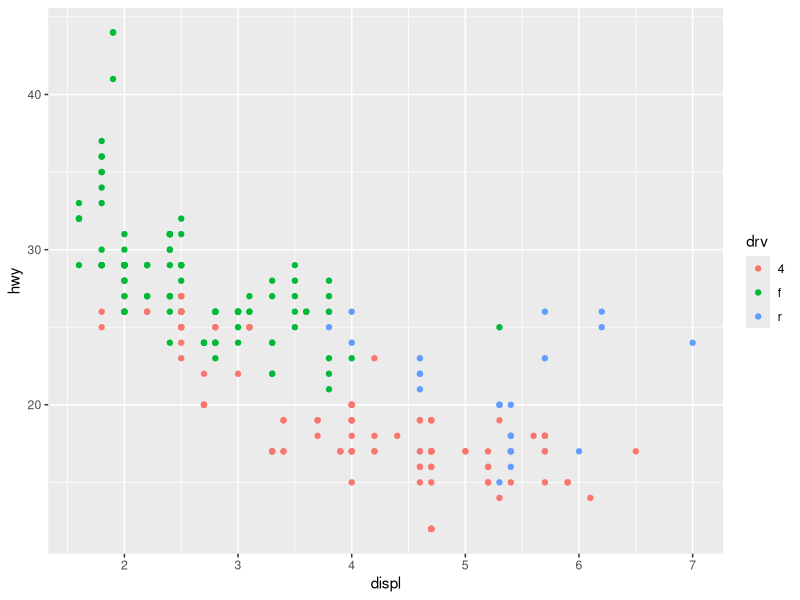
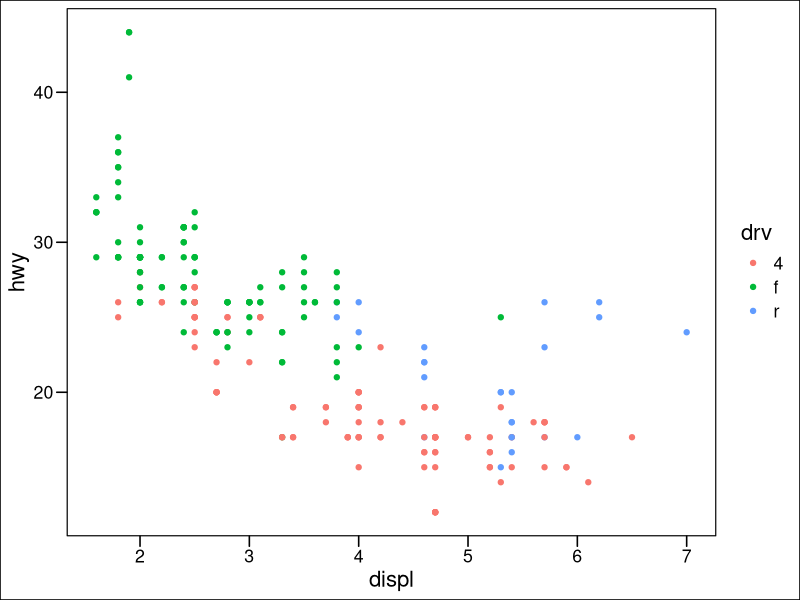
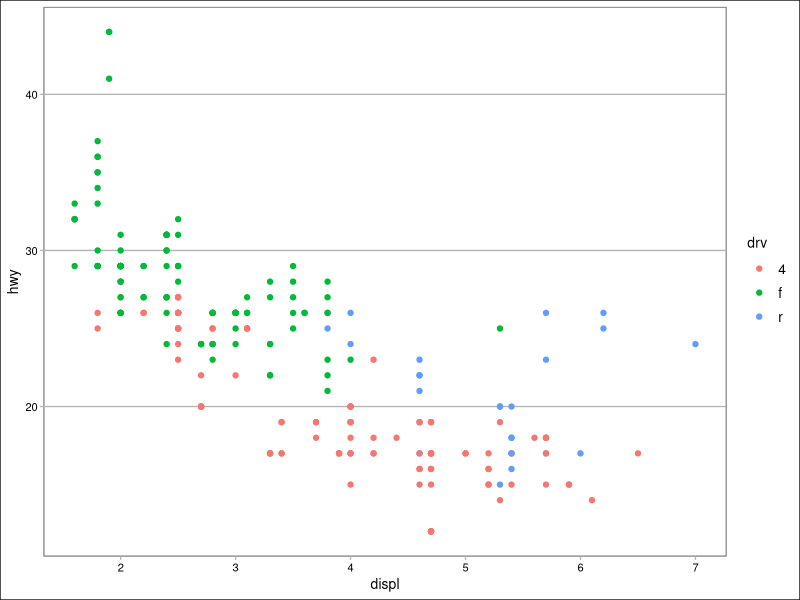
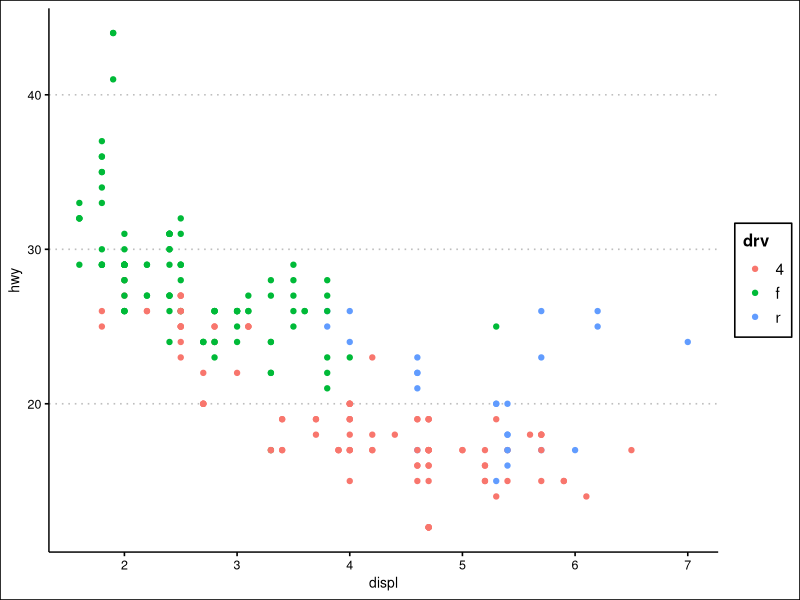
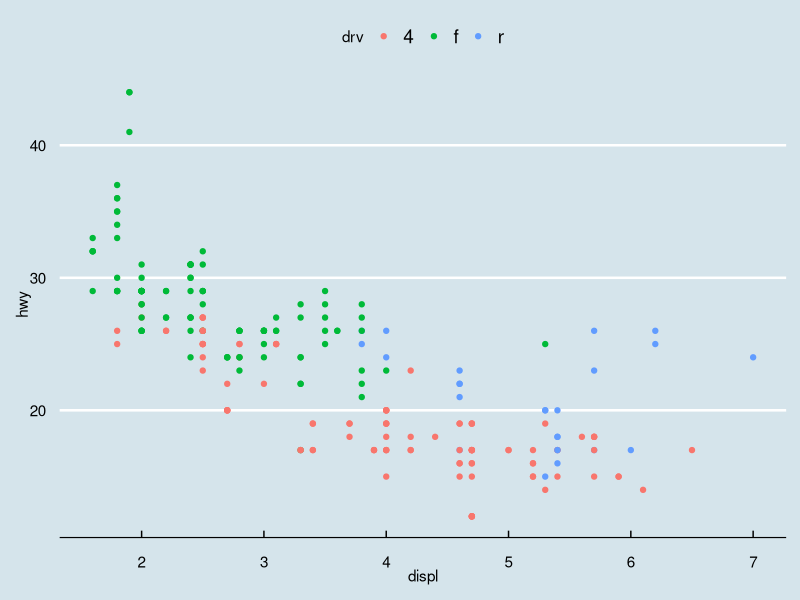
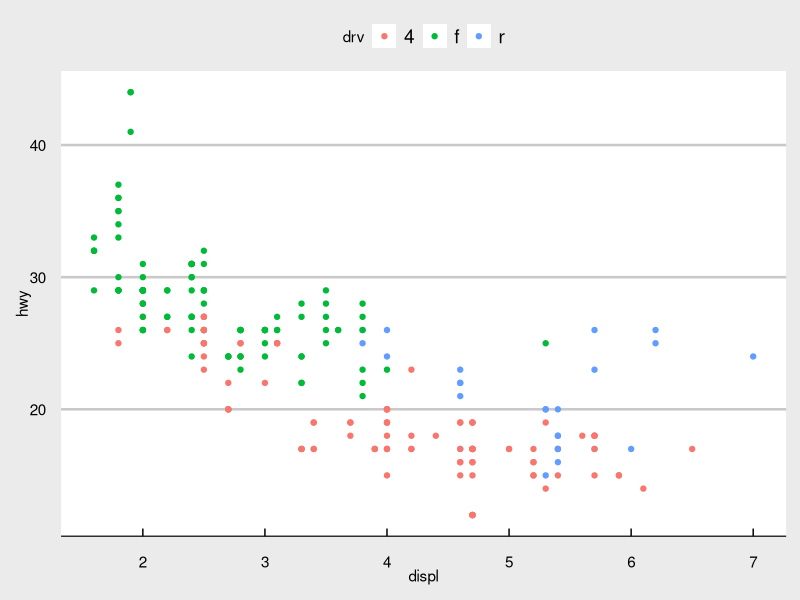
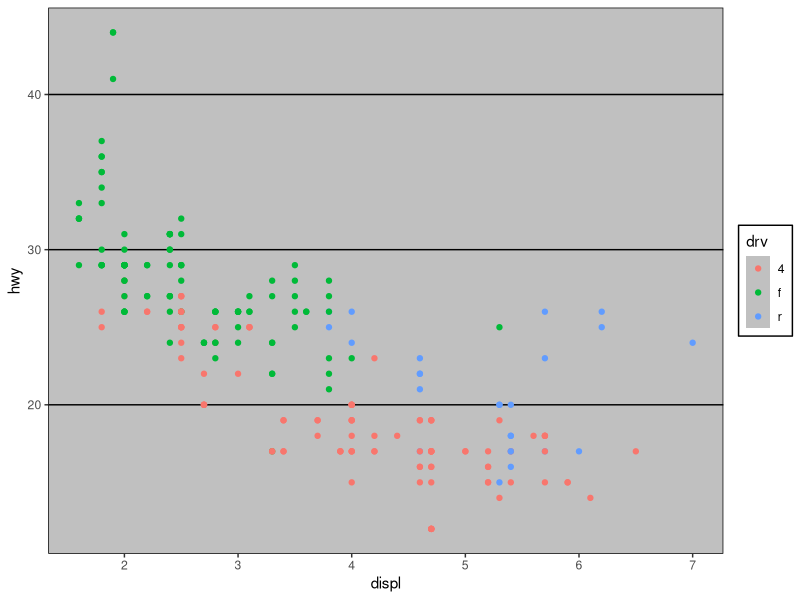
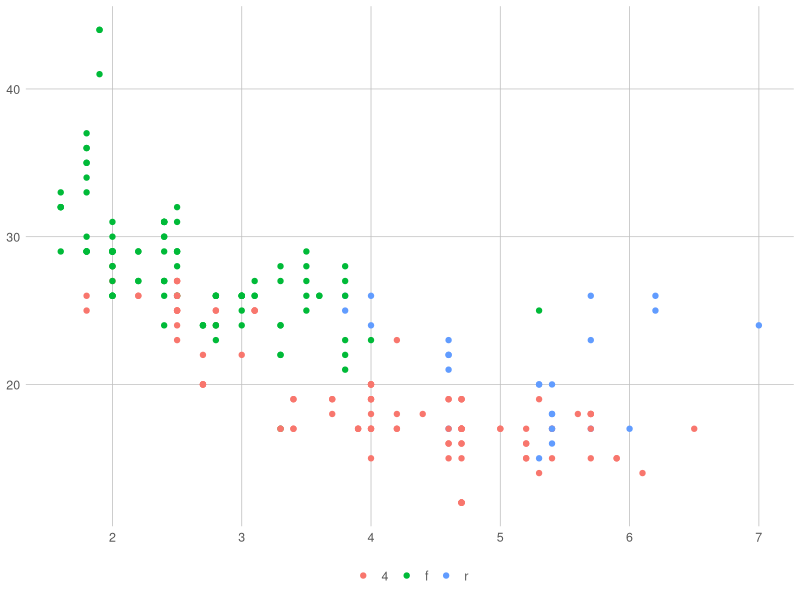

Source code (R) for these figures, in order:
require(ggplot2)

g=ggplot(mpg, aes(displ, hwy, col=drv))+
           geom_point()
g

require(ggthemes)
g+theme_base()
g+theme_calc()
g+theme_clean()
g+theme_economist()
g+theme_economist_white()
g+theme_excel()
g+theme_excel_new()
g+theme_few()
g+theme_fivethirtyeight()
g+theme_foundation()
g+theme_gdocs()
g+theme_hc()
g+theme_igray()
g+theme_map()
g+theme_pander()
g+theme_par()
g+theme_solarized()
g+theme_solarized_2()
g+theme_solid()
g+theme_stata()
g+theme_tufte()
g+theme_wsj()

